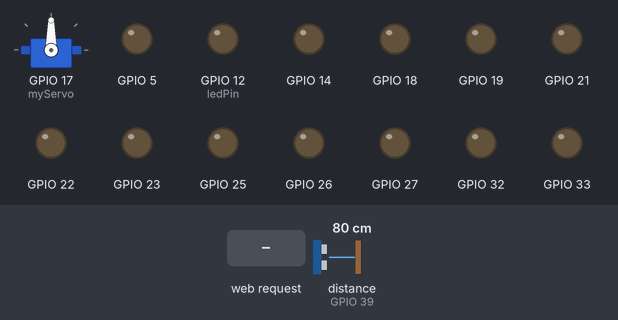
This sketch was run on a simulated ESP32. Shown: servo, output pins drawn as LEDs (lit = HIGH). The test bench sets the inputs (shaded band); at power-on: distance to the obstacle (sensor on GPIO 39) 80 cm. The echo pulse lasts 58.3 µs per cm; WiFi joins after 1.5 s; servers stay silent unless stated; pins used as bus, display or sensor lines are not drawn; what the sketch prints to the serial monitor is not drawn.

Above: at 2.7 s.
2.8 s: HTTP request GET /auto received
At 4.0 s:
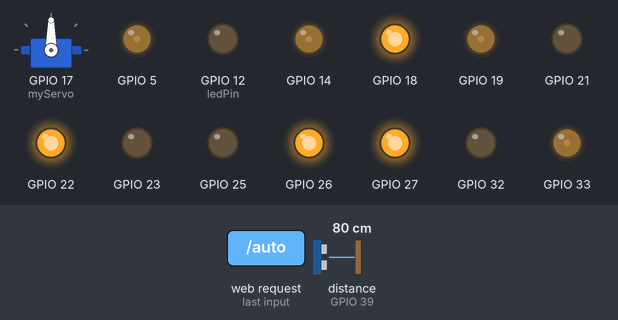
4.3 s: distance to the obstacle (sensor on GPIO 39) set to 33 cm
5.8 s: distance to the obstacle (sensor on GPIO 39) set to 27 cm
At 6.4 s:
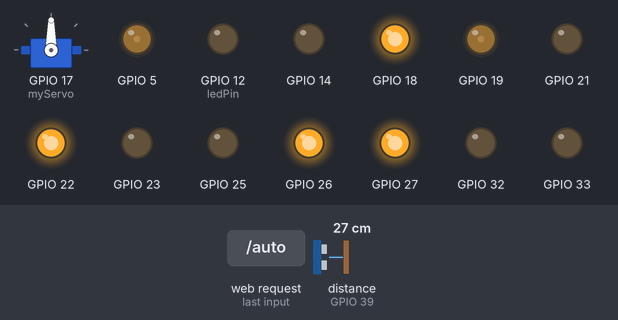
7.5 s: distance to the obstacle (sensor on GPIO 39) set to 35 cm
At 10.3 s:
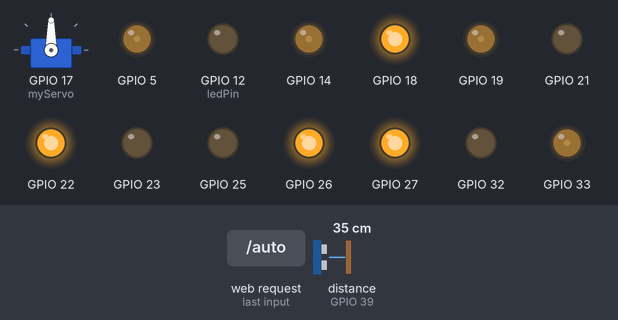
10.5 s: HTTP request GET /servo?angle=0 received
At 11.1 s:
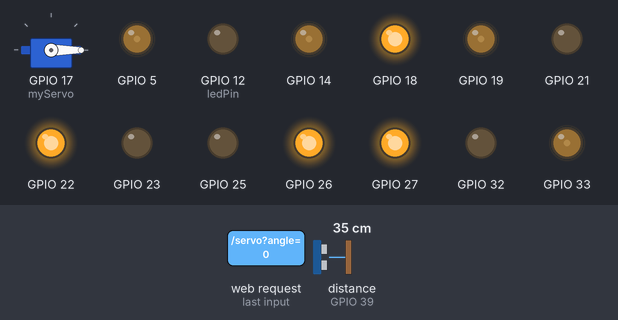
12.0 s: HTTP request GET /servo?angle=120 received
At 13.3 s:
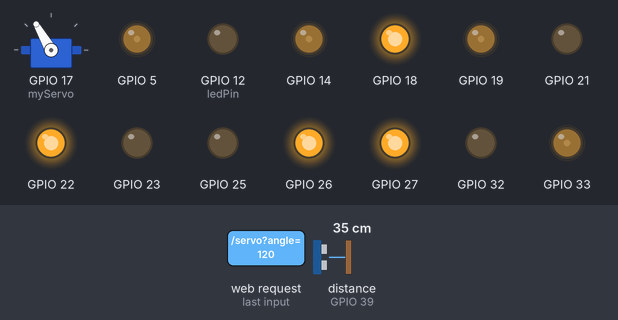
Timing chart, 0 to 14.5 s (numbered marks = the images above; inputs shaded):
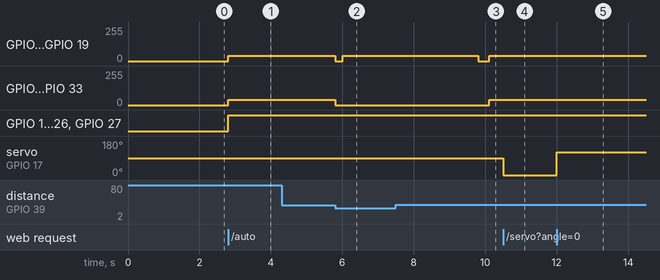

The sketch:

Web_server.ino
```cpp
#include <WiFi.h>
#include <WebServer.h>
#include <ESP32Servo.h>

Servo myServo;
const int servoPin = 17;
bool autoMode = false;

int speed = 50;
int servoAngle = 90;

const char* ssid = "Robotic WIFI";
const char* password = "rbtWIFI@2025";

WebServer server(80);

int channel0 = 4;
int channel1 = 5;
int channel2 = 6;
int channel3 = 7;

const int ledPin = 12; // LED pin
#define TRIG_PIN 13
#define ECHO_PIN 39
float distance;
int readDistance() {
  digitalWrite(TRIG_PIN, LOW);
  delayMicroseconds(2);
  digitalWrite(TRIG_PIN, HIGH);
  delayMicroseconds(10);
  digitalWrite(TRIG_PIN, LOW);

  long duration = pulseIn(ECHO_PIN, HIGH, 30000);

  if (duration == 0) {
    Serial.println("No echo");
    return 999;
  } else {
    distance = (duration * 0.0343) / 2.0;
    return (int)distance;
  }
}

void move_backward(int speed){

  ledcWrite(channel0, speed);
  ledcWrite(channel1, speed);
  ledcWrite(channel2, speed);
  ledcWrite(channel3, speed);

  //M1
  digitalWrite(26, LOW);
  digitalWrite(25, HIGH);

  //M2
  digitalWrite(27, LOW);
  digitalWrite(32, HIGH);

  //M3
  digitalWrite(18, LOW);
  digitalWrite(21, HIGH);

  //M4
  digitalWrite(22, LOW);
  digitalWrite(23, HIGH);
}

void move_forward(int speed){
  ledcWrite(channel0, speed);
  ledcWrite(channel1, speed);
  ledcWrite(channel2, speed);
  ledcWrite(channel3, speed);

  //M1
  digitalWrite(26, HIGH);
  digitalWrite(25, LOW);

  //M2
  digitalWrite(27, HIGH);
  digitalWrite(32, LOW);

  //M3
  digitalWrite(18, HIGH);
  digitalWrite(21, LOW);

  //M4
  digitalWrite(22, HIGH);
  digitalWrite(23, LOW);
}

void move_left(int speed){
  ledcWrite(channel0, speed);
  ledcWrite(channel1, speed);
  ledcWrite(channel2, 0);
  ledcWrite(channel3, 0);
  //M1
  digitalWrite(26, HIGH);
  digitalWrite(25, LOW);

  //M2
  digitalWrite(27, HIGH);
  digitalWrite(32, LOW);

  //M3
  digitalWrite(18, HIGH);
  digitalWrite(21, LOW);

  //M4
  digitalWrite(22, HIGH);
  digitalWrite(23, LOW);
}

void move_right(int speed){
  ledcWrite(channel0, 0);
  ledcWrite(channel1, 0);
  ledcWrite(channel2, speed);
  ledcWrite(channel3, speed);
  //M1
  digitalWrite(26, HIGH);
  digitalWrite(25, LOW);

  //M2
  digitalWrite(27, HIGH);
  digitalWrite(32, LOW);

  //M3
  digitalWrite(18, HIGH);
  digitalWrite(21, LOW);

  //M4
  digitalWrite(22, HIGH);
  digitalWrite(23, LOW);
}

void stop(){
  ledcWrite(channel0, 0);
  ledcWrite(channel1, 0);
  ledcWrite(channel2, 0);
  ledcWrite(channel3, 0);
}

void handleForward() {
  if (!autoMode) {
    move_forward(speed);
  }
  handleRoot();
}

void handleBackward() {
  if (!autoMode) {
    move_backward(speed);
  }
  handleRoot();
}

void handleLeft() {
  if (!autoMode) {
    move_left(speed);
  }
  handleRoot();
}

void handleRight() {
  if (!autoMode) {
    move_right(speed);
  }
  handleRoot();
}

void handleStop() {
  if (!autoMode) {
    stop();
  }
  handleRoot();
}

void handleSpeed() {

    if (server.hasArg("value")) {
        speed = server.arg("value").toInt();

        if (speed < 0) speed = 0;
        if (speed > 100) speed = 100;
    }

    handleRoot();
}

void handleServo() {

    if (server.hasArg("angle")) {

        servoAngle = server.arg("angle").toInt();

        if (servoAngle < 0)
            servoAngle = 0;

        if (servoAngle > 180)
            servoAngle = 180;

        myServo.write(servoAngle);
        Serial.println(servoAngle);
    }

    handleRoot();
}

void automate(){
  int currentDistance = readDistance();
  Serial.print("Distance: ");
  Serial.println(currentDistance);

  // handle bad readings safely
  if (currentDistance == 0 || currentDistance == 999) {
    move_forward(speed);
    return;
  }

  if (currentDistance >= 30) {
    move_forward(speed);
  }
  else {
    stop();
    delay(200);

    Serial.println("Obstacle detected! Turning right...");
    move_right(speed);
    delay(3800);   // adjust for ~90 degree turn
    stop();
    delay(300);

    // re-check after turning (only once, no while loop)
    int checkDist = readDistance();

    if (checkDist < 30) {
      Serial.println("Still blocked, turning left slightly...");
      move_right(speed);
      delay(300);
      stop();
      delay(200);
    }

    // ALWAYS go forward again after decision
    move_forward(speed);
  }
}

void handleManualMode() {
    autoMode = false;
    stop();
    handleRoot();
}

void handleAutoMode() {
    autoMode = true;
    speed = 40;          // Auto mode always runs at speed 50
    Serial.println("Mode: AUTO");
    handleRoot();
}

void handleRoot() {

String html = R"rawliteral(
<!DOCTYPE html>
<html>
<head>
<meta name="viewport" content="width=device-width, initial-scale=1">

<style>

body{
    font-family:Arial;
    text-align:center;
    background:#f4f4f4;
    margin-top:30px;
}

h1{
    color:#333;
}

button{
    width:120px;
    height:60px;
    font-size:18px;
    margin:8px;
    border:none;
    border-radius:8px;
    cursor:pointer;
}

button:hover{
    opacity:0.85;
}

.stop{
    background:red;
    color:white;
}

.forward,
.backward,
.left,
.right{
    background:#4CAF50;
    color:white;
}

.manual{
    background:#28a745;
    color:white;
}

.auto{
    background:#ff9800;
    color:white;
}

.slider{
    width:300px;
}

.card{
    background:white;
    width:380px;
    margin:auto;
    padding:20px;
    border-radius:10px;
    box-shadow:0px 0px 10px rgba(0,0,0,.2);
}

</style>

</head>

<body>

<div class="card">

<h1>ESP32 Robot Control</h1>

<h3>Mode Selection</h3>

<p>
    <a href="/manual">
        <button class="manual">Manual Mode</button>
    </a>

    <a href="/auto">
        <button class="auto">Auto Mode</button>
    </a>
</p>

<p>
    <strong>Current Mode: %MODE%</strong>
</p>

<hr>

<h3>Speed</h3>

<input
type="range"
class="slider"
min="0"
max="255"
value="%SPEED%"
oninput="document.getElementById('speedValue').innerHTML=this.value;
fetch('/speed?value='+this.value);">

<p>
Current Speed :
<span id="speedValue">%SPEED%</span>
</p>

<hr>

<h3>Servo Control</h3>

<input
type="range"
class="slider"
min="0"
max="180"
value="%SERVO%"
oninput="document.getElementById('servoValue').innerHTML=this.value;
fetch('/servo?angle='+this.value);">

<p>
Servo Angle :
<span id="servoValue">%SERVO%</span>°
</p>

<hr>

<p>
<a href="/forward">
<button class="forward">Forward</button>
</a>
</p>

<p>

<a href="/left">
<button class="left">Left</button>
</a>

<a href="/stop">
<button class="stop">Stop</button>
</a>

<a href="/right">
<button class="right">Right</button>
</a>

</p>

<p>

<a href="/backward">
<button class="backward">Backward</button>
</a>

</p>

</div>

</body>
</html>
)rawliteral";

html.replace("%MODE%", autoMode ? "AUTO" : "MANUAL");
html.replace("%SPEED%", String(speed));
html.replace("%SERVO%", String(servoAngle));

server.send(200, "text/html", html);
}

// -------- LED ON --------
void handleOn() {
  digitalWrite(ledPin, HIGH);
  handleRoot();   // Refresh page
}

// -------- LED OFF --------
void handleOff() {
  digitalWrite(ledPin, LOW);
  handleRoot();   // Refresh page
}

void setup() {
  Serial.begin(115200);
  pinMode(25, OUTPUT);
  pinMode(26, OUTPUT);
  ledcSetup(channel0, 20000, 8);
  ledcAttachPin(33, channel0);

  pinMode(32, OUTPUT);
  pinMode(27, OUTPUT);
  ledcSetup(channel1, 20000, 8);
  ledcAttachPin(14, channel1);

  pinMode(21, OUTPUT);
  pinMode(18, OUTPUT);
  ledcSetup(channel2, 20000, 8);
  ledcAttachPin(05, channel2);

  pinMode(23, OUTPUT);
  pinMode(22, OUTPUT);
  ledcSetup(channel3, 20000, 8);
  ledcAttachPin(19, channel3);

  pinMode(TRIG_PIN, OUTPUT);
  pinMode(ECHO_PIN, INPUT);
  pinMode(ledPin, OUTPUT);
  digitalWrite(ledPin, LOW);

  //servo
  myServo.attach(17);
  myServo.write(90);

  // Connect to WiFi
  WiFi.begin(ssid, password);
  Serial.print("Connecting");

  server.on("/speed", handleSpeed);
  server.on("/servo", handleServo);
  server.on("/", handleRoot);
  server.on("/manual", handleManualMode);
  server.on("/auto", handleAutoMode);

  server.on("/forward", handleForward);
  server.on("/backward", handleBackward);
  server.on("/left", handleLeft);
  server.on("/right", handleRight);
  server.on("/stop", handleStop);

  while (WiFi.status() != WL_CONNECTED) {
    delay(500);
    Serial.print(".");
  }

  Serial.println("\nConnected!");
  Serial.print("IP Address: ");
  Serial.println(WiFi.localIP());

  // Routes
  server.on("/", handleRoot);
  server.on("/on", handleOn);
  server.on("/off", handleOff);

  server.begin();
  Serial.println("Web server started");
}

void loop() {
  server.handleClient();
    if (autoMode) {
    automate();
  }
}
```

Measured:
- after the input at 2.8 s, GPIO 5, GPIO 14, GPIO 19, GPIO 33: 0/255 → 40/255 at once; GPIO 18, GPIO 22, GPIO 26, GPIO 27: LOW → HIGH at once
- after the input at 4.3 s, every drawn part: stays the same
- after the input at 5.8 s, GPIO 5, GPIO 19: 40/255 → 0/255 at once, → 40/255 0.20 s later; GPIO 14, GPIO 33: 40/255 → 0/255 at once
- after the input at 7.5 s, GPIO 14, GPIO 33: 0/255 → 40/255 after 2.6 s
- after the input at 10.5 s, servo on GPIO 17 (myServo): 90° → 0° at once
- after the input at 12.0 s, servo on GPIO 17 (myServo): 0° → 120° at once
